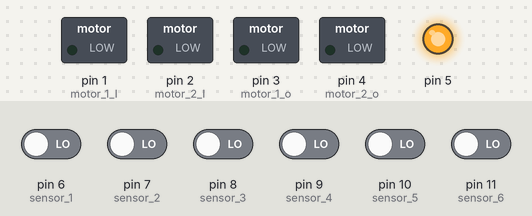
The sketch below on a simulated Arduino Uno, built with avr-gcc and run on an emulated ATmega328P. Shown: switched loads named in the sketch (green lamp = pin HIGH), output pins drawn as LEDs (lit = HIGH). The inputs (shaded band) are chosen by the test bench; at power-on: pin 6 (sensor_1), pin 7 (sensor_2), pin 8 (sensor_3), pin 9 (sensor_4), pin 10 (sensor_5), pin 11 (sensor_6) LOW.

Above: at 1.2 s.
1.3 s: pin 6 (sensor_1) driven HIGH and pin 7 (sensor_2) driven HIGH and pin 8 (sensor_3) driven HIGH and pin 9 (sensor_4) driven HIGH and pin 10 (sensor_5) driven HIGH
At 1.8 s:
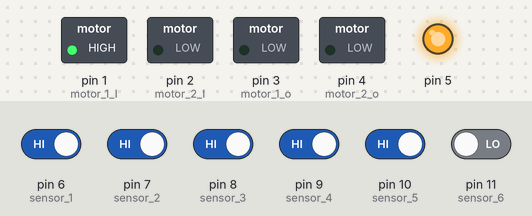
2.8 s: pin 11 (sensor_6) driven HIGH
At 4.0 s:
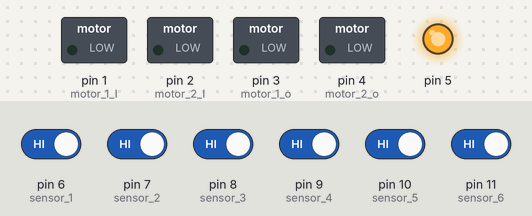
4.3 s: pin 6 (sensor_1) driven LOW
At 5.3 s:
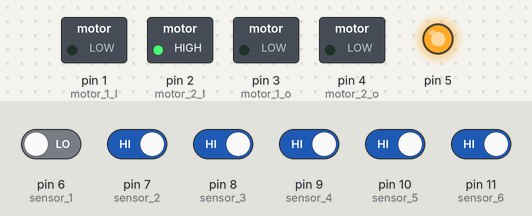
5.8 s: pin 6 (sensor_1) driven HIGH
At 6.4 s:
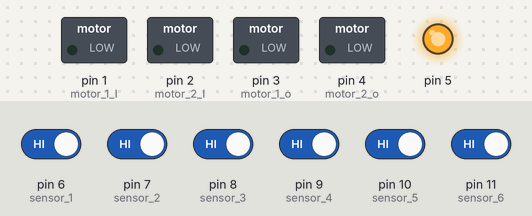
7.3 s: pin 8 (sensor_3) driven LOW and pin 9 (sensor_4) driven LOW
At 7.6 s:
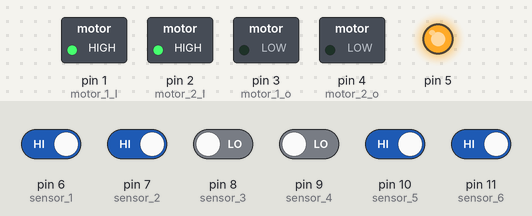
Timing chart, 0 to 9.8 s (numbered marks = the images above; inputs shaded):
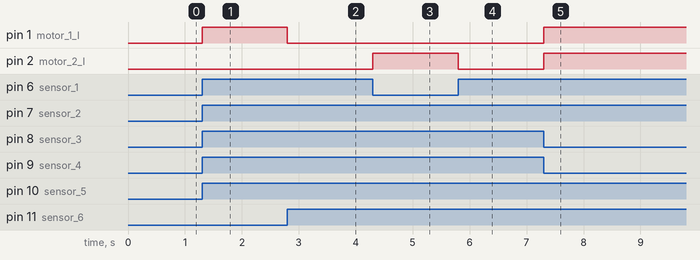

The sketch:

code.ino
```cpp
//Talelower 2.1 by Shivang Patel && Shubham Sutariya
//2.1 LOGS
//Better and simple conditions.

int motor_1_I = 1;
int motor_2_I = 2;
int motor_1_o = 3;
int motor_2_o = 4;

int enb1 = 5;

int sensor_1 = 6;
int sensor_2 = 7;
int sensor_3 = 8;
int sensor_4 = 9;
int sensor_5 = 10;
int sensor_6 = 11;

void s_left(){
    digitalWrite(motor_2_I,HIGH);
    digitalWrite(motor_1_I,LOW);
    digitalWrite(motor_2_o,LOW);
    digitalWrite(motor_1_o,HIGH);

}

  void left(){
    digitalWrite(motor_2_I,HIGH);
    digitalWrite(motor_1_I,LOW);
    digitalWrite(motor_2_o,LOW);
    digitalWrite(motor_1_o,LOW);
  }

  void s_right(){
    digitalWrite(motor_2_I,LOW);
    digitalWrite(motor_1_I,HIGH);
    digitalWrite(motor_2_o,HIGH);
    digitalWrite(motor_1_o,LOW);
  }

  void right(){
    digitalWrite(motor_1_I,HIGH);
    digitalWrite(motor_2_I,LOW);
    digitalWrite(motor_1_o,LOW);
    digitalWrite(motor_2_o,LOW);
  }

  void stra_8(){
    digitalWrite(motor_2_I,HIGH);
    digitalWrite(motor_1_I,HIGH);
    digitalWrite(motor_2_o,LOW);
    digitalWrite(motor_1_o,LOW);
  }

  void sto_p(){
    digitalWrite(motor_2_I,LOW);
    digitalWrite(motor_1_I,LOW);
    digitalWrite(motor_2_o,LOW);
    digitalWrite(motor_1_o,LOW);
  }
void setup() {
  // put your setup code here, to run once:
  for(int i=1;i <= 5;i++){
    pinMode(i,OUTPUT);

  }

 for(int j=6;j<=11;j++){
   pinMode(j,INPUT);
 }

 digitalWrite(5,HIGH);
}


void loop() {
  // put your main code here, to run repeatedly:
  int sensor1 = digitalRead(sensor_1);
  int sensor2 = digitalRead(sensor_2);
  int sensor3 = digitalRead(sensor_3);
  int sensor4 = digitalRead(sensor_4);
  int sensor5 = digitalRead(sensor_5);
  int sensor6 = digitalRead(sensor_6);

  //Now the conditions

  //1. 3-4
  if((sensor1 == 1) && (sensor2 == 1) && (sensor3 == 0) && (sensor4 == 0) && (sensor5 == 1) && (sensor6 == 1)){
    stra_8();
  }

  if((sensor1 == 1) && (sensor2 == 1) && (sensor3 == 0) && (sensor4 == 1) && (sensor5 == 1) && (sensor6 == 1)){
    left();
  }

  if((sensor1 == 1) && (sensor2 == 0) && (sensor3 == 0) && (sensor4 == 1) && (sensor5 == 1) && (sensor6 == 1)){
    left();
  }

  if((sensor1 == 1) && (sensor2 == 0) && (sensor3 == 1) && (sensor4 == 1) && (sensor5 == 1) && (sensor6 == 1)){
    left();
  }

  if((sensor1 == 0) && (sensor2 == 0) && (sensor3 == 1) && (sensor4 == 1) && (sensor5 == 1) && (sensor6 == 1)){
    left();
  }

  if((sensor1 == 0) && (sensor2 == 1) && (sensor3 == 1) && (sensor4 == 1) && (sensor5 == 1) && (sensor6 == 1)){
    left();
  }

  if((sensor1 == 1) && (sensor2 == 1) && (sensor3 == 1) && (sensor4 == 0) && (sensor5 == 1) && (sensor6 == 1)){
    right();
  }

  if((sensor1 == 1) && (sensor2 == 1) && (sensor3 == 1) && (sensor4 == 0) && (sensor5 == 0) && (sensor6 == 1)){
    right();
  }

  if((sensor1 == 1) && (sensor2 == 1) && (sensor3 == 1) && (sensor4 == 1) && (sensor5 == 0) && (sensor6 == 1)){
    right();
  }

  if((sensor1 == 1) && (sensor2 == 1) && (sensor3 == 1) && (sensor4 == 1) && (sensor5 == 0) && (sensor6 == 0)){
    right();
  }

  if((sensor1 == 1) && (sensor2 == 1) && (sensor3 == 1) && (sensor4 == 1) && (sensor5 == 1) && (sensor6 == 0)){
    right();
  }

  if((sensor1 == 1) && (sensor2 == 1) && (sensor3 == 1) && (sensor4 == 1) && (sensor5 == 1) && (sensor6 == 1)){
    sto_p();
  }
}
```

Measured:
- after the input at 1.3 s, pin 1 (motor_1_I): LOW → HIGH at once
- after the input at 2.8 s, pin 1 (motor_1_I): HIGH → LOW at once
- after the input at 4.3 s, pin 2 (motor_2_I): LOW → HIGH at once
- after the input at 5.8 s, pin 2 (motor_2_I): HIGH → LOW at once
- after the input at 7.3 s, pin 1 (motor_1_I), pin 2 (motor_2_I): LOW → HIGH at once
